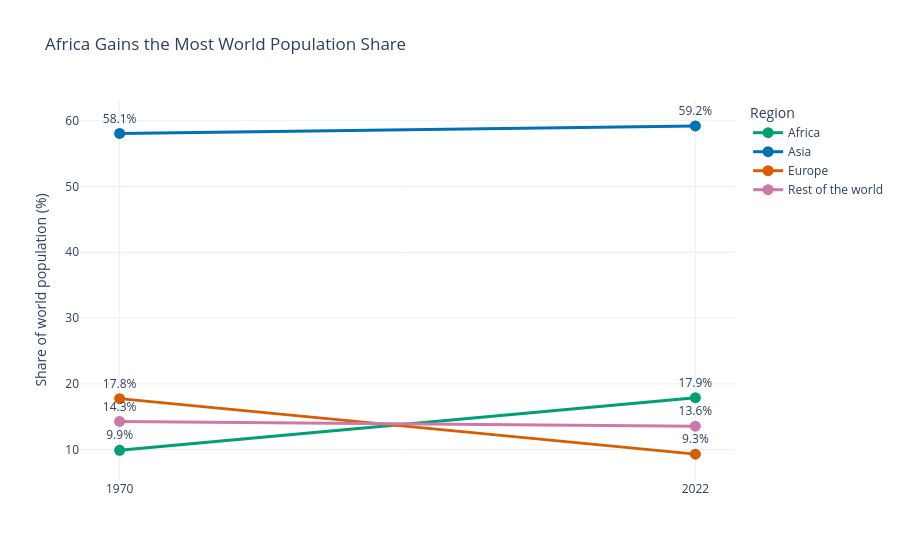

The cell this chart's notebook holds for it:
### Markdown cell above
**Chart choice & justification:** *Which chart did you choose, and why? Justify design choices.

**Solution:** Africa had the highest growth in the proportion of the world population, increasing from 9.89% to 17.89% from 1970 to 2022, an increase of 8 percentage points. There is a slight increase in Asia from 58.06% to 59.21%. Europe has the highest decrease, from 17.76% to 9.32%. There is also a slight decrease in “the rest of the world” from 14.29% to 13.57%.

**Type of graph and reasons for selection:** Line graph is selected since it helps in comparing changes in population proportions from 1970 to 2022. Colour difference distinguishes different regions.

### Code cell
# Q7 - Whose share of the world is rising?

import pandas as pd
import plotly.express as px
import numpy as np

# Calculate population totals for 1970 and 2022
q7 = df.copy()

# Group continents into the required categories
q7["Group"] = q7["Continent"].apply(
    lambda x: x if x in ["Africa", "Asia", "Europe"]
    else "Rest of the world"
)

# Calculate total population by group
pop_1970 = q7.groupby("Group")["1970 Population"].sum()
pop_2022 = q7.groupby("Group")["2022 Population"].sum()

# Combine results
shares = pd.DataFrame({
    "1970": pop_1970,
    "2022": pop_2022
})

# Calculate percentage share of world population
shares = shares.div(shares.sum(axis=0), axis=1) * 100

# Prepare chart data
chart_data = shares.reset_index().melt(
    id_vars="Group",
    var_name="Year",
    value_name="Share"
)

# Calculate change in population share
change = shares["2022"] - shares["1970"]

largest_gain = change.idxmax()
largest_drop = change.idxmin()

# Create line chart
fig = px.line(
    chart_data,
    x="Year",
    y="Share",
    color="Group",
    markers=True,
    text="Share",
    color_discrete_map={
        "Africa": "#009E73",
        "Asia": "#0072B2",
        "Europe": "#D55E00",
        "Rest of the world": "#CC79A7"
    },
    title=f"{largest_gain} Gains the Most World Population Share"
)

fig.update_traces(
    texttemplate="%{y:.1f}%",
    textposition="top center",
    line=dict(width=3),
    marker=dict(size=11)
)

fig.update_layout(
    template="plotly_white",
    yaxis_title="Share of world population (%)",
    xaxis_title=None,
    legend_title="Region",
    hovermode="x unified"
)

fig.show()

# Display results
print("Population share (%) by group:")
print(shares.round(2))

print("\nChange in population share (percentage points):")
print(change.round(2))

### Figure 1 — Plotly figure (JSON) as saved in the notebook; plotly's stock layout.template omitted (floating-point values rounded to 4 significant figures)
{"data": [{"hovertemplate": "Group=Africa<br>Year=%{x}<br>Share=%{text}<extra></extra>", "legendgroup": "Africa", "line": {"color": "#009E73", "dash": "solid", "width": 3}, "marker": {"size": 11, "symbol": "circle"}, "mode": "lines+markers+text", "name": "Africa", "orientation": "v", "showlegend": true, "text": [9.893, 17.89], "textposition": "top center", "texttemplate": "%{y:.1f}%", "type": "scatter", "x": ["1970", "2022"], "xaxis": "x", "y": [9.893, 17.89], "yaxis": "y"}, {"hovertemplate": "Group=Asia<br>Year=%{x}<br>Share=%{text}<extra></extra>", "legendgroup": "Asia", "line": {"color": "#0072B2", "dash": "solid", "width": 3}, "marker": {"size": 11, "symbol": "circle"}, "mode": "lines+markers+text", "name": "Asia", "orientation": "v", "showlegend": true, "text": [58.06, 59.21], "textposition": "top center", "texttemplate": "%{y:.1f}%", "type": "scatter", "x": ["1970", "2022"], "xaxis": "x", "y": [58.06, 59.21], "yaxis": "y"}, {"hovertemplate": "Group=Europe<br>Year=%{x}<br>Share=%{text}<extra></extra>", "legendgroup": "Europe", "line": {"color": "#D55E00", "dash": "solid", "width": 3}, "marker": {"size": 11, "symbol": "circle"}, "mode": "lines+markers+text", "name": "Europe", "orientation": "v", "showlegend": true, "text": [17.76, 9.32], "textposition": "top center", "texttemplate": "%{y:.1f}%", "type": "scatter", "x": ["1970", "2022"], "xaxis": "x", "y": [17.76, 9.32], "yaxis": "y"}, {"hovertemplate": "Group=Rest of the world<br>Year=%{x}<br>Share=%{text}<extra></extra>", "legendgroup": "Rest of the world", "line": {"color": "#CC79A7", "dash": "solid", "width": 3}, "marker": {"size": 11, "symbol": "circle"}, "mode": "lines+markers+text", "name": "Rest of the world", "orientation": "v", "showlegend": true, "text": [14.29, 13.57], "textposition": "top center", "texttemplate": "%{y:.1f}%", "type": "scatter", "x": ["1970", "2022"], "xaxis": "x", "y": [14.29, 13.57], "yaxis": "y"}], "layout": {"hovermode": "x unified", "legend": {"title": {"text": "Region"}, "tracegroupgap": 0}, "title": {"text": "Africa Gains the Most World Population Share"}, "xaxis": {"anchor": "y", "domain": [0, 1], "title": {}}, "yaxis": {"anchor": "x", "domain": [0, 1], "title": {"text": "Share of world population (%)"}}}}
